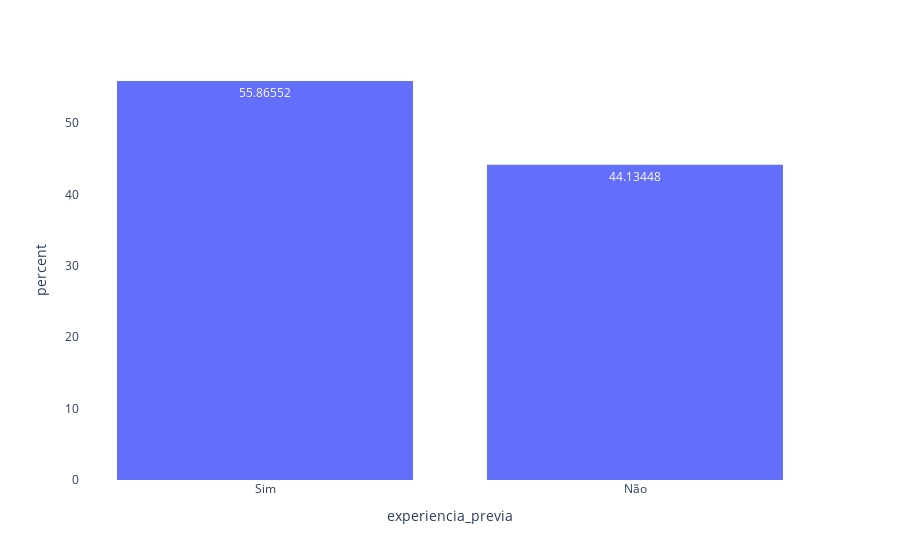

Source (notebook cell):
### Code cell
fig = px.histogram(df_empregados, x='experiencia_previa', histnorm='percent', text_auto=True)
fig.update_layout({
'plot_bgcolor': 'rgba(0, 0, 0, 0)',
})
fig.show()

### Figure 1 — Plotly figure (JSON) as saved in the notebook; plotly's stock layout.template omitted (floating-point values rounded to 4 significant figures; data arrays with more than 128 entries replaced by an {"elided": "..."} marker saying what was removed)
{"data": [{"alignmentgroup": "True", "bingroup": "x", "histnorm": "percent", "hovertemplate": "experiencia_previa=%{x}<br>percent=%{y}<extra></extra>", "legendgroup": "", "marker": {"color": "#636efa", "pattern": {"shape": ""}}, "name": "", "offsetgroup": "", "orientation": "v", "showlegend": false, "texttemplate": "%{value}", "type": "histogram", "x": {"elided": "2796 str values"}, "xaxis": "x", "yaxis": "y"}], "layout": {"barmode": "relative", "legend": {"tracegroupgap": 0}, "margin": {"t": 60}, "plot_bgcolor": "rgba(0, 0, 0, 0)", "xaxis": {"anchor": "y", "domain": [0, 1], "title": {"text": "experiencia_previa"}}, "yaxis": {"anchor": "x", "domain": [0, 1], "title": {"text": "percent"}}}}
